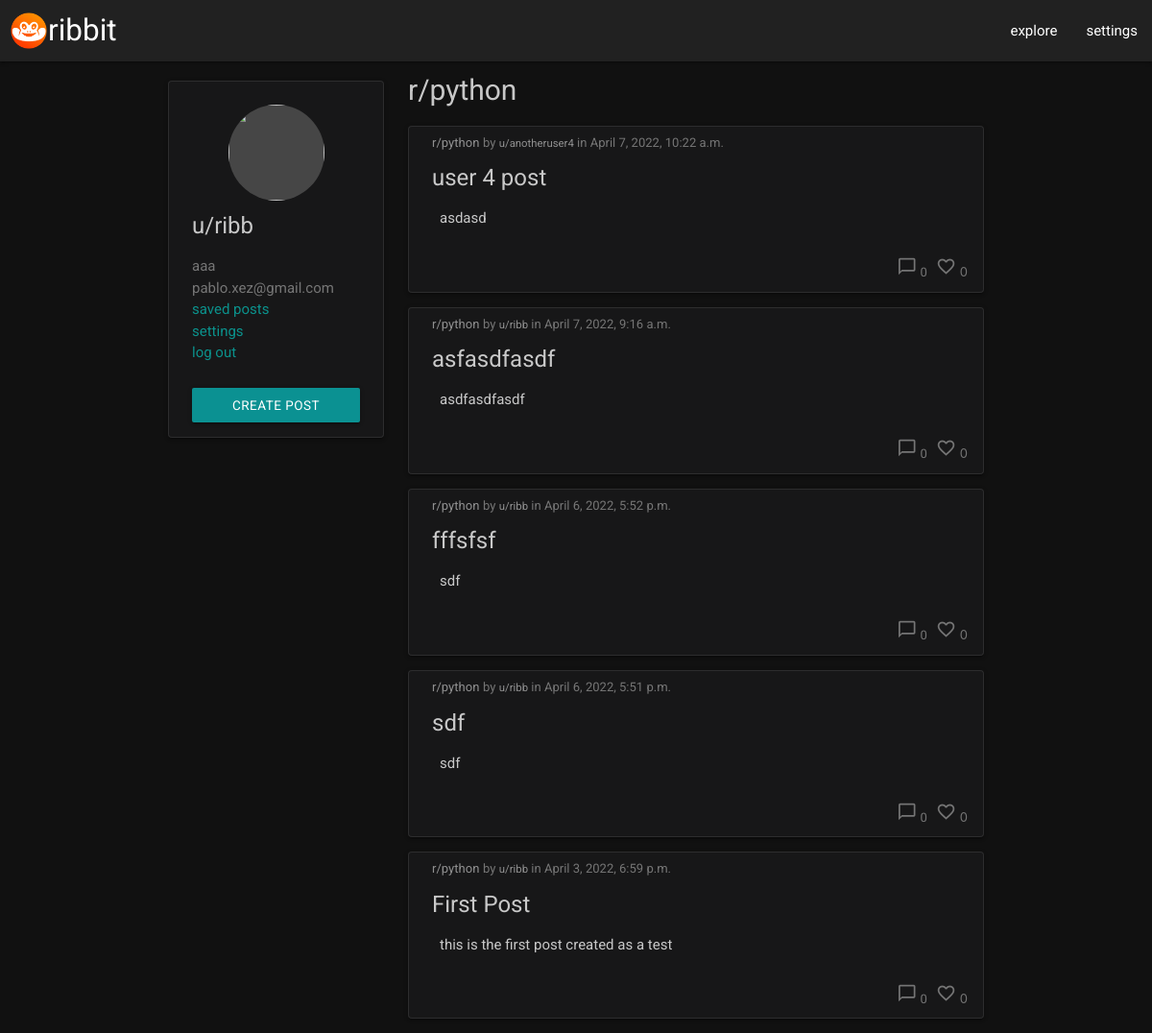
/r/python (signed in), run on the app's committed database.
### wall/models.py (models this page shows, shortened)
class Profile(models.Model):
    user = models.OneToOneField(User, null=False, on_delete=models.CASCADE)
    name = models.CharField(max_length=12, unique=False)
    dark_mode = models.BooleanField()
    profile_picture = CloudinaryField(
        'profile_pic',
        default=''
    )
    favorite_categories = models.ManyToManyField(
        Category, related_name='favorite_categories',
        blank=True
    )
    saved_posts = models.ManyToManyField(
        Post,
        related_name='favorite_categories',
        blank=True
    )

class Category(models.Model):
    name = models.CharField(max_length=12, unique=True)
    class Meta:
        verbose_name_plural = "categories"
    def __str__(self):
        return str(self.name)

class Post(models.Model):
    title = models.CharField(max_length=100, unique=True)
    slug = models.SlugField(max_length=100, unique=True)
    content = models.TextField()
    featured_image = CloudinaryField('image', default='placeholder')
    excerpt = models.TextField(blank=True)
    category = models.ForeignKey(Category, on_delete=models.CASCADE)
    author = models.ForeignKey(
        User, on_delete=models.CASCADE, related_name="posts")
    date_created = models.DateTimeField(auto_now_add=True)
    date_modified = models.DateTimeField(auto_now=True)
    likes = models.ManyToManyField(User, related_name='post_likes', blank=True)
    class Meta:
        ordering = ['-date_created']

### wall/views.py (the view)
# urls.py: path('r/<category>', views.CategoryView.as_view(), name='category_view'),
class CategoryView(View):
    def get(self, request, category, *args, **kwargs):
        queryset = Category.objects.all()
        category = get_object_or_404(queryset, name=category)
        posts = Post.objects.filter(category=category)
        return render(
            request,
            'wall/category_wall.html',
            {
                'category': category,
                'posts': posts,
            },
        )

### templates/wall/category_wall.html (shortened to what this page needs)
{% extends "wall/base.html" %}
{% block content %}
    <div class="flex-container">
        <div class="side-content">
            {% include 'wall/modules/user_module.html' %}
        </div>
        <div class="feed-content">
            <h2 id="page-title">r/{{ category.name }}</h2>
            {% if posts.count == 0 %}
            <div class="card">
                <div class="card-content white-text padding-bottom-small">
                    <p>No posts here, be the first!</p>
                </div>
            </div>
            {% else %}
                {% for post in posts %}
                    {% include "wall/modules/post_module.html" with post=post%}
                {% endfor %}
            {% endif %}
        </div>
    </div>
{% endblock %}

### templates/wall/modules/user_module.html
<div id="account-widget" class="card">
    <div class="card-content padding-bottom-small">
        {% if user.is_authenticated %}
        <div id="profile-pic-container">
            {% if user.profile %}
            <img id="profile-pic" src="{{ request.user.profile.profile_picture.url }}">
            {% endif %}
        </div>
        <span id="username" class="card-title">u/{{user.username}}</span>
        <ul id="account-widget-list" class="secondary-text">
            <li>{{user.profile.name}}</li>
            <li>{{user.email}}</li>
            <li><a href="{% url 'coming_soon' 'Saved posts' %}">saved posts</a></li>
            <li><a href="{% url 'edit_profile' %}">settings</a></li>
            <li><a href="{% url 'account_logout' %}">log out</a></li>
        </ul>
        <a class="btn btn-accent centered" href="{% url 'new_post' %}">create post</a>
        {% else %}
        <span class="card-title">not logged in</span>
        <ul id="account-widget">
            <li><a href="{% url 'account_login' %}">log in</a></li>
            <li><a href="{% url 'account_signup' %}">register</a></li>
        </ul>
        {% endif %}
    </div>
</div>

### templates/wall/modules/post_module.html
<div class="card">
    <div class="card-content white-text padding-vertical-small">
        <div class="category-label">
            <a href="{% url 'category_view' post.category %}" class="floaty-anchor"  alt="go to category page">r/{{ post.category }}</a>
            <a href="{% url 'post_view' post.slug %}" class="full-anchor" alt="view full post"></a>
            <span class="secondary-text small">by
                <a href="{% url 'coming_soon' 'User Profiles' %}" class="floaty-anchor" alt="go to coming soon page">u/{{ post.author }}</a> in
                {{ post.date_created }}</span>
        </div>
        <span class="card-title">{{ post.title }}</span>
        <div class="mask-content">
            <a href="{% url 'post_view' post.slug %}" class="full-anchor" alt="view full page"></a>
            <p>{{ post.content }}</p>
        </div>
        {% if user.is_authenticated %}
        <div class="comments-likes">
            <a href="{% url 'post_view' post.slug %}" class="floaty-anchor">
                <i class="small material-icons">chat_bubble_outline</i>
            </a>
            <span class="secondary-text">{{ post.comments.count }}</span>
            {% include "wall/modules/like_button.html" %}
        </div>
        {% endif %}
    </div>
</div>

### templates/wall/modules/like_button.html (shortened to what this page needs)
<form style="display:inline;" action="{% url 'post_like' post.slug %}" method="POST">
    <button type="submit" class="btn-trans floaty-anchor">
        <i class="small material-icons">
        </i>
        <span class="secondary-text">{{ post.likes.count }}</span>
    </button>
</form>

### static/css/style.css (style rules this page uses)
:root { --border-gray: #ffffff18; --transparent-gray: #1a1a1bcc; --hover-line-color: #ffffff44; --anchor-color: #00fff387; --accent-color-primary: #00fdff87; --accent-color-secondary: #2bbbad; --font-color-darkmode-primary: #dbdbdbe7; --font-color-darkmode-secondary: #757575; }
body { color: var(--font-color-darkmode-primary); font-family: Roboto, sans-serif; }
a { color: var(--anchor-color); }
i.small { font-size: 1.4rem; }
.material-icons { color: var(--font-color-darkmode-secondary) }
.centered { margin: 25px auto 0px auto; display: flex; justify-content: center; align-items: center; }
.secondary-text { color: var(--font-color-darkmode-secondary); }
.small { font-size: 0.87em; }
.dark { background-color:#111111; }
.floaty-anchor { position: relative; z-index: 1; }
.full-anchor { position: absolute; top:0; left:0; width: 100%; height: 100%; z-index: 0; }
.category-label a { font-size: 0.87em; color: rgba(255, 255, 255, 0.521); }
.padding-bottom-small { padding-bottom: 15px !important; }
.padding-vertical-small { padding: 5px 10px 10px 24px !important; }
.flex-container { box-sizing: border-box; display: -ms-flexbox; display: flex; -ms-flex-direction: row; -ms-flex-pack: center; justify-content: center; margin: 0 auto; max-width: 1248px; flex-wrap: nowrap; flex-direction: row; }
#page-title { margin-top: 0px; font-size: 2em; }
.side-content { min-width: 250px; padding: 12.5px 5px 0px 20px; z-index:0; }
.feed-content { width: 640px; padding: 12.5px 20px 0px 20px; }
.btn-trans { background-color: transparent; border: none; cursor: pointer; }
.btn-accent { font-size:0.9em; background-color: var(--accent-color-primary) }
.card { border: 1px solid var(--border-gray); background-color: var(--transparent-gray); border-radius: 4px; }
.card p { color: var(--font-color-darkmode-primary); line-height: 1.8em; }
.card-content p { margin: 0; overflow: hidden; padding-right: 10px; }
.mask-content { -webkit-mask-image: linear-gradient(180deg,rgb(0, 0, 0) 50%, transparent); mask-image: linear-gradient(180deg,#000 100%,transparent); padding: 5px 8px 10px; max-height: 100px; overflow: hidden; z-index: 0; }
.card-title { font-weight: 400 !important; color: var(--font-color-darkmode-primary); margin: 10px 0px 0px 0px; }
.comments-likes { text-align: right; margin: 15px 0px 0px 0px; font-size: 0.87em; }
.comments-likes span { color: var(--font-color-darkmode-secondary); }
#profile-pic-container { height:100px; width: 100px; background-color: rgb(70, 70, 70); border-radius: 50%; margin: 0px auto 10px auto; overflow: hidden; }
#profile-pic { height: 100px; width: 100px; }

### data on the page
Category: name "python"
Post: category "python", author "anotheruser4", date_created "April 7, 2022, 10:22 a.m.", title "user 4 post", content "asdasd", comments.count "0", likes.count "0"
Post: category "python", author "ribb", date_created "April 7, 2022, 9:16 a.m.", title "asfasdfasdf", content "asdfasdfasdf", comments.count "0", likes.count "0"
Post: category "python", author "ribb", date_created "April 6, 2022, 5:52 p.m.", title "fffsfsf", content "sdf", comments.count "0", likes.count "0"
Post: category "python", author "ribb", date_created "April 6, 2022, 5:51 p.m.", title "sdf", content "sdf", comments.count "0", likes.count "0"
Post: category "python", author "ribb", date_created "April 3, 2022, 6:59 p.m.", title "First Post", content "this is the first post created as a test", comments.count "0", likes.count "0"

### other printed values
{{ user.username }} "ribb"
{{ user.profile.name }} "aaa"
{{ user.email }} "pablo.xez@gmail.com"
